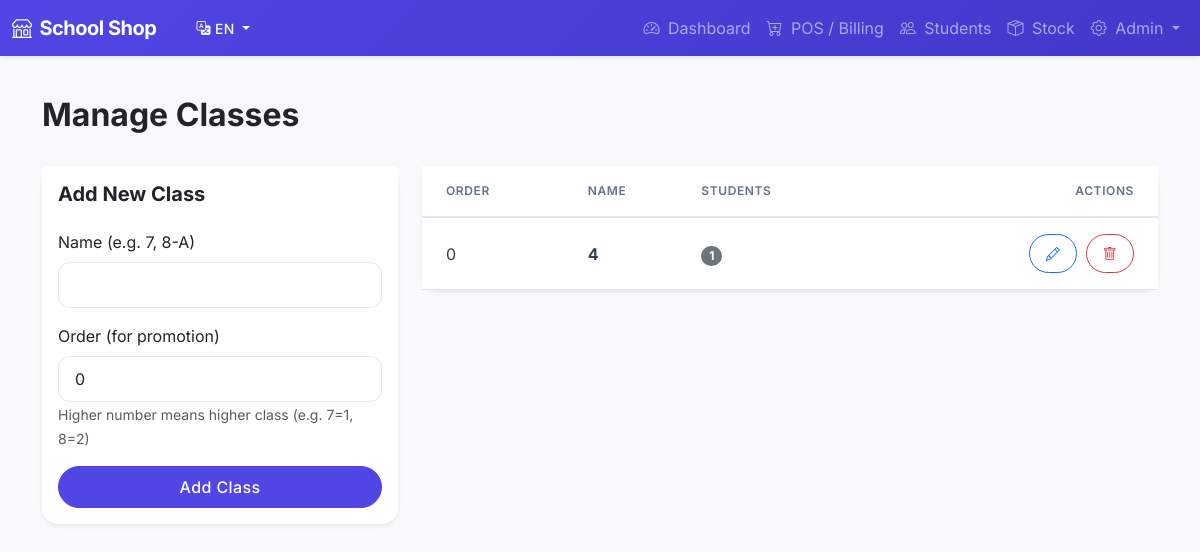
The page /admin/classes (signed in) on the database its author committed.
### app/models.py (models this page shows)
class Class(db.Model):
    __tablename__ = 'classes'
    id = db.Column(db.Integer, primary_key=True)
    name = db.Column(db.String(20), unique=True, nullable=False) # e.g., "7", "8", "9-A"
    order = db.Column(db.Integer, default=0) # For sorting and promotion logic (e.g., 7 -> 8)
    students = db.relationship('Student', backref='student_class', lazy='dynamic')

### app/routes/admin.py (the view)
@admin_bp.route('/classes')
@admin_required
def list_classes():
    classes = Class.query.order_by(Class.order).all()
    return render_template('admin/classes.html', classes=classes)

### app/models.py (called while the page is built)
@login_manager.user_loader
def load_user(user_id):
    user_type = session.get('user_type')
    if user_type == 'student':
        return Student.query.get(int(user_id))
    elif user_type == 'admin':
        return User.query.get(int(user_id))
    return None

### app/templates/admin/classes.html (shortened to what this page needs)
{% extends "base.html" %}
{% block content %}
<div class="row mb-4">
    <div class="col-md-8">
        <h2 class="fw-bold">{{ get_text('manage_classes') }}</h2>
    </div>
</div>
<div class="row">
    <div class="col-md-4 mb-4">
        <div class="card shadow-sm border-0 rounded-4">
            <div class="card-header bg-white border-bottom-0 pt-3">
                <h5 class="mb-0 fw-bold">Add New Class</h5>
            </div>
            <div class="card-body">
                <form action="{{ url_for('admin.add_class') }}" method="POST">
                    <div class="mb-3">
                        <label class="form-label">Name (e.g. 7, 8-A)</label>
                        <input type="text" name="name" class="form-control" required>
                    </div>
                    <div class="mb-3">
                        <label class="form-label">Order (for promotion)</label>
                        <input type="number" name="order" class="form-control" value="0" required>
                        <small class="text-muted">Higher number means higher class (e.g. 7=1, 8=2)</small>
                    </div>
                    <button type="submit" class="btn btn-primary w-100 rounded-pill">Add Class</button>
                </form>
            </div>
        </div>
    </div>
    <div class="col-md-8">
        <div class="card shadow-sm border-0 rounded-4">
            <div class="card-body p-0">
                <table class="table table-hover mb-0">
                    <thead class="bg-light">
                        <tr>
                            <th class="ps-4">Order</th>
                            <th>Name</th>
                            <th>Students</th>
                            <th class="text-end pe-4">Actions</th>
                        </tr>
                    </thead>
                    <tbody>
                        {% for c in classes %}
                        <tr>
                            <td class="ps-4">{{ c.order }}</td>
                            <td class="fw-bold">{{ c.name }}</td>
                            <td><span class="badge bg-secondary rounded-pill">{{ c.students.count() }}</span></td>
                            <td class="text-end pe-4">
                                <button class="btn btn-sm btn-outline-primary rounded-pill px-3 me-1"
                                    data-bs-toggle="modal" data-bs-target="#editClassModal" data-id="{{ c.id }}"
                                    data-name="{{ c.name }}" data-order="{{ c.order }}">
                                    <i class="bi bi-pencil"></i>
                                </button>
                                <a href="{{ url_for('admin.delete_class', id=c.id) }}"
                                    class="btn btn-sm btn-outline-danger rounded-pill px-3"
                                    onclick="return confirm('Delete class? Students will lose their class assignment.')">
                                    <i class="bi bi-trash"></i>
                                </a>
                            </td>
                        </tr>
                        {% endfor %}
                    </tbody>
                </table>
            </div>
        </div>
    </div>
</div>
{% endblock %}

### app/static/css/style.css (style rules this page uses)
:root { --primary: #4f46e5; --primary-hover: #4338ca; --secondary: #64748b; --success: #10b981; --danger: #ef4444; --warning: #f59e0b; --info: #3b82f6; --light: #f8fafc; --dark: #1e293b; --body-bg: #f1f5f9; --card-bg: #ffffff; --shadow-sm: 0 1px 2px 0 rgb(0 0 0 / 0.05); --shadow: 0 4px 6px -1px rgb(0 0 0 / 0.1), 0 2px 4px -2px rgb(0 0 0 / 0.1); --shadow-md: 0 10px 15px -3px rgb(0 0 0 / 0.1), 0 4px 6px -4px rgb(0 0 0 / 0.1); --shadow-lg: 0 20px 25px -5px rgb(0 0 0 / 0.1), 0 8px 10px -6px rgb(0 0 0 / 0.1); --font-family: 'Inter', system-ui, -apple-system, sans-serif; }
body { font-family: var(--font-family); background-color: var(--body-bg); color: var(--dark); -webkit-font-smoothing: antialiased; }
.card { border: none; background: var(--card-bg); box-shadow: var(--shadow); transition: transform 0.2s, box-shadow 0.2s; }
.btn { border-radius: 9999px; padding: 0.5rem 1.5rem; font-weight: 500; transition: all 0.2s; letter-spacing: 0.025em; }
.btn-primary { background-color: var(--primary); border-color: var(--primary); }
.form-control, .form-select { border-radius: 0.75rem; border: 1px solid #e2e8f0; padding: 0.625rem 1rem; transition: border-color 0.2s, box-shadow 0.2s; }
.table thead th { font-weight: 600; text-transform: uppercase; font-size: 0.75rem; letter-spacing: 0.05em; color: var(--secondary); border-bottom: 2px solid #e2e8f0; padding-top: 1rem; padding-bottom: 1rem; }
.table tbody td { vertical-align: middle; padding-top: 1rem; padding-bottom: 1rem; color: #334155; }
.rounded-4 { border-radius: 1rem !important; }

### rows shown on the page
Class: order "0", name "4", students.count "1"

### other values the page prints
{{ 'EN' if lang=='en' else 'GU' }} "EN"
{{ get_text('dashboard') }} "Dashboard"
{{ get_text('pos') }} "POS / Billing"
{{ get_text('students') }} "Students"
{{ get_text('stock') }} "Stock"
{{ get_text('manage_classes') }} "Manage Classes"
